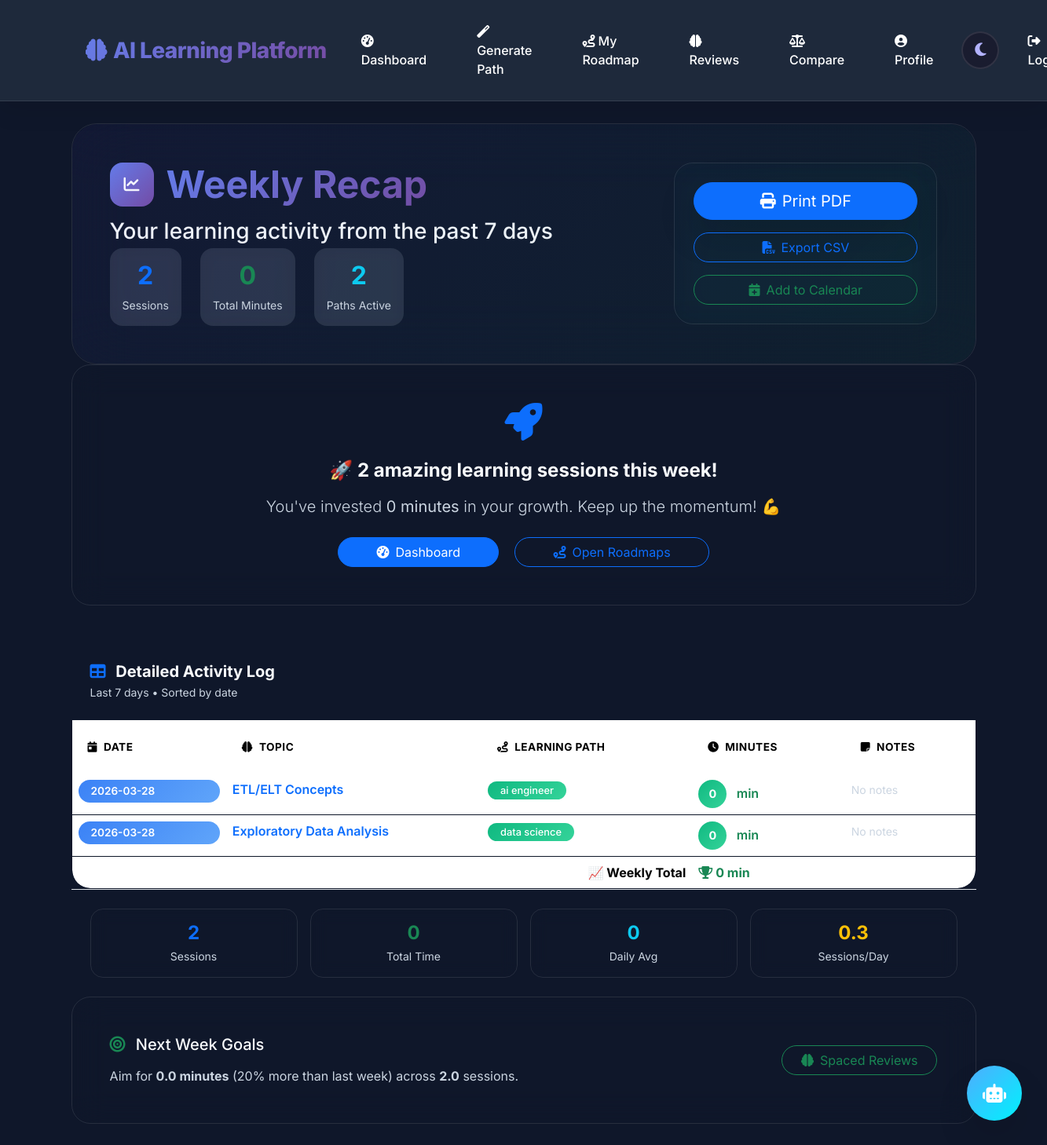
Screenshot of /recap/weekly (signed in) with the database file from the repository.
### tables this page shows
CREATE TABLE progress (
                id INTEGER PRIMARY KEY AUTOINCREMENT,
                user_id INTEGER NOT NULL,
                topic TEXT NOT NULL,
                status TEXT NOT NULL DEFAULT 'completed',
                date_completed DATE NOT NULL, roadmap_id INTEGER, notes TEXT,
                FOREIGN KEY (user_id) REFERENCES users (id)
            );

CREATE TABLE user_roadmap (
                id INTEGER PRIMARY KEY AUTOINCREMENT,
                user_id INTEGER NOT NULL,
                created_at TEXT NOT NULL,
                roadmap_json TEXT NOT NULL,
                domain TEXT, name TEXT, target_role TEXT, archived INTEGER NOT NULL DEFAULT 0, weekly_hours INTEGER, goal_date TEXT,
                FOREIGN KEY (user_id) REFERENCES users (id)
            );

### app.py (the view)
@app.route("/recap/weekly")
@require_login
def recap_weekly():
    user_id = session["user_id"]
    since = (datetime.utcnow().date() - timedelta(days=7)).isoformat()
    with get_db() as conn:
        rows = conn.execute(
            """
            SELECT p.topic, p.date_completed, p.notes, ur.name, p.roadmap_id
            FROM progress p
            LEFT JOIN user_roadmap ur ON ur.id = p.roadmap_id
            WHERE p.user_id = ? AND p.status = 'completed' AND p.date_completed >= ?
            ORDER BY p.date_completed DESC
            """,
            (user_id, since),
        ).fetchall()
    items = []
    total_minutes = 0
    for r in rows:
        m = get_topic_total_minutes(user_id, r["roadmap_id"], r["topic"])
        total_minutes += m
        items.append({"topic": r["topic"], "date": r["date_completed"], "notes": r["notes"] or "", "path_name": r["name"] or ("Path " + str(r["roadmap_id"] or "")), "minutes": m})
    return render_template("weekly_recap.html", items=items, total_minutes=total_minutes)

### app.py (called while the page is built, shortened)
def get_db() -> sqlite3.Connection:
    db = sqlite3.connect(app.config["DATABASE"])
    db.row_factory = sqlite3.Row
    return db

def require_login(f):
    from functools import wraps
    @wraps(f)
    def wrapped(*args, **kwargs):
        if "user_id" not in session:
            return redirect(url_for("login"))
        return f(*args, **kwargs)
    return wrapped

def get_topic_total_minutes(user_id: int, roadmap_id: int, topic: str) -> int:
    with get_db() as conn:
        rows = conn.execute(
            "SELECT start_ts, end_ts FROM topic_sessions WHERE user_id = ? AND (roadmap_id IS NULL OR roadmap_id = ?) AND topic = ?",
            (user_id, roadmap_id or 0, topic),
        ).fetchall()
    total = 0
    return total

### templates/weekly_recap.html (shortened to what this page needs)
{% extends "base.html" %}
{% block content %}
<div class="recap-hero glass-card p-5 mb-6 position-relative overflow-hidden fade-in-up">
  <div class="hero-bg-gradient"></div>
  <div class="row align-items-center">
    <div class="col-lg-8">
      <div class="recap-badge d-inline-flex align-items-center gap-3 mb-3">
        <div class="status-badge bg-gradient-primary">
          <i class="fas fa-chart-line"></i>
        </div>
        <h1 class="recap-title mb-0 display-5 fw-bold" style="background: var(--primary-gradient); -webkit-background-clip: text; background-clip: text; -webkit-text-fill-color: transparent;">
          Weekly Recap
        </h1>
      </div>
      <div class="recap-meta">
        <h3 class="recap-subtitle mb-2 lh-1">
          Your learning activity from the past 7 days
        </h3>
        <div class="recap-stats d-flex flex-wrap gap-4 mb-0">
          <div class="stat-item">
            <div class="stat-number h2 fw-bold text-primary">{{ items|length }}</div>
            <div class="stat-label text-muted small">Sessions</div>
          </div>
          <div class="stat-item">
            <div class="stat-number h2 fw-bold text-success">{{ total_minutes }}</div>
            <div class="stat-label text-muted small">Total Minutes</div>
          </div>
          <div class="stat-item">
            <div class="stat-number h2 fw-bold text-info">{{ items|map(attribute='path_name')|unique|list|length }}</div>
            <div class="stat-label text-muted small">Paths Active</div>
          </div>
        </div>
      </div>
    </div>
    <div class="col-lg-4 text-lg-end">
      <div class="action-buttons glass-card p-4 d-flex flex-column gap-3">
        <button onclick="window.print()" class="btn btn-primary btn-lg rounded-pill shadow-lg print-btn">
          <i class="fas fa-print me-2"></i>Print PDF
        </button>
        <a href="{{ url_for('export_recaps_csv') }}" class="btn btn-outline-primary rounded-pill">
          <i class="fas fa-file-csv me-2"></i>Export CSV
        </a>
        <a href="{{ url_for('export_recaps_ics') }}" class="btn btn-outline-success rounded-pill">
          <i class="fas fa-calendar-plus me-2"></i>Add to Calendar
        </a>
      </div>
    </div>
  </div>
</div>
<div class="motivation-card glass-card p-5 mb-5 text-center">
  <div class="motivation-icon mb-4">
    <i class="fas fa-rocket fa-3x text-primary"></i>
  </div>
  {% if items %}
  <h4 class="mb-3 fw-bold">
    🚀 {{ items|length }} amazing learning sessions this week!
  </h4>
  <p class="lead text-muted mb-4">
    You've invested <strong>{{ total_minutes }} minutes</strong> in your growth.
    Keep up the momentum! 💪
  </p>
  {% endif %}
  <div class="motivation-actions">
    <a href="{{ url_for('dashboard') }}" class="btn btn-primary rounded-pill px-5 me-3">
      <i class="fas fa-tachometer-alt me-2"></i>Dashboard
    </a>
    <a href="{{ url_for('roadmap') }}" class="btn btn-outline-primary rounded-pill px-5">
      <i class="fas fa-route me-2"></i>Open Roadmaps
    </a>
  </div>
</div>
{% if items %}
<div class="recap-table-container glass-card shadow-xl">
  <div class="table-header p-4">
    <h5 class="mb-0 fw-bold">
      <i class="fas fa-table me-2 text-primary"></i>
      Detailed Activity Log
    </h5>
    <p class="small text-muted mb-0 mt-1">Last 7 days • Sorted by date</p>
  </div>
  <div class="table-responsive">
    <table class="table table-hover modern-table mb-0">
      <thead class="table-dark-gradient">
        <tr>
          <th scope="col" class="date-col">
            <i class="fas fa-calendar-day me-2"></i>Date
          </th>
          <th scope="col" class="topic-col">
            <i class="fas fa-brain me-2"></i>Topic
          </th>
          <th scope="col" class="path-col">
            <i class="fas fa-route me-2"></i>Learning Path
          </th>
          <th scope="col" class="time-col">
            <i class="fas fa-clock me-2"></i>Minutes
          </th>
          <th scope="col" class="notes-col">
            <i class="fas fa-sticky-note me-2"></i>Notes
          </th>
        </tr>
      </thead>
      <tbody>
        {% for r in items %}
        <tr class="recap-row hover-scale">
          <td class="date-cell fw-semibold">
            <div class="date-badge rounded-pill px-3 py-1">{{ r.date }}</div>
          </td>
          <td class="topic-cell fw-semibold text-primary">{{ r.topic }}</td>
          <td class="path-cell">
            <span class="path-tag rounded-pill px-3 py-1">{{ r.path_name }}</span>
          </td>
          <td class="time-cell">
            <div class="time-circle d-inline-flex align-items-center justify-content-center me-2">
              {{ r.minutes }}
            </div>
            <span class="fw-semibold text-success">min</span>
          </td>
          <td class="notes-cell">
            {% if r.notes %}
            <span class="notes-badge badge bg-light text-dark px-3 py-2 rounded-pill">
              {{ r.notes[:50] }}{% if r.notes|length > 50 %}...{% endif %}
            </span>
            {% else %}
            <span class="text-muted small">No notes</span>
            {% endif %}
          </td>
        </tr>
        {% endfor %}
      </tbody>
      <tfoot class="table-footer">
        <tr class="fw-bold">
          <th colspan="3" class="text-end">📈 Weekly Total</th>
          <td class="text-success">
            <i class="fas fa-trophy me-1"></i>{{ total_minutes }} min
          </td>
          <td></td>
        </tr>
      </tfoot>
    </table>
  </div>
  <div class="table-footer-section p-4 border-top" style="border-top: 1px solid var(--glass-border);">
    <div class="row g-3">
      <div class="col-md-3">
        <div class="summary-card text-center p-3">
          <div class="h4 fw-bold text-primary mb-1">{{ items|length }}</div>
          <div class="small text-muted">Sessions</div>
        </div>
      </div>
      <div class="col-md-3">
        <div class="summary-card text-center p-3">
          <div class="h4 fw-bold text-success mb-1">{{ total_minutes }}</div>
          <div class="small text-muted">Total Time</div>
        </div>
      </div>
      <div class="col-md-3">
        <div class="summary-card text-center p-3">
          <div class="h4 fw-bold text-info mb-1">
            {{ (total_minutes / 7)|round(0) if total_minutes else 0 }}
          </div>
          <div class="small text-muted">Daily Avg</div>
        </div>
      </div>
      <div class="col-md-3">
        <div class="summary-card text-center p-3">
          <div class="h4 fw-bold text-warning mb-1">
            {{ (items|length / 7)|round(1) if items|length else 0 }}
          </div>
          <div class="small text-muted">Sessions/Day</div>
        </div>
      </div>
    </div>
  </div>
</div>
{% endif %}
<div class="goals-preview glass-card p-5 mt-6">
  <div class="row align-items-center">
    <div class="col-md-8">
      <h5 class="mb-3">
        <i class="fas fa-bullseye text-success me-2"></i>
        Next Week Goals
      </h5>
      <p class="mb-0 text-muted">
        {% if items %}
        Aim for <strong>{{ (total_minutes * 1.2)|round }} minutes</strong>
        (20% more than last week) across <strong>{{ (items|length * 1.1)|round }}</strong> sessions.
        {% else %}
        Start with <strong>3 sessions</strong> and <strong>120 minutes</strong> this week!
        {% endif %}
      </p>
    </div>
    <div class="col-md-4 text-md-end">
      <a href="{{ url_for('reviews') }}" class="btn btn-outline-success rounded-pill px-4">
        <i class="fas fa-brain me-2"></i>Spaced Reviews
      </a>
    </div>
  </div>
</div>
{% endblock %}

### static/style.css (style rules this page uses)
:root { --app-primary: #4F46E5; --app-primary-hover: #4338CA; --app-secondary: #6366F1; --app-bg: #0F172A; --app-bg-elevated: #1E293B; --app-bg-input: #334155; --app-text: #F8FAFC; --app-text-muted: #CBD5E1; --app-border: #334155; --app-success: #10B981; --app-success-soft: rgba(16, 185, 129, 0.15); --app-danger: #EF4444; --app-shadow: 0 4px 6px -1px rgba(0, 0, 0, 0.2), 0 2px 4px -2px rgba(0, 0, 0, 0.15); --app-shadow-hover: 0 10px 15px -3px rgba(0, 0, 0, 0.25), 0 4px 6px -4px rgba(0, 0, 0, 0.2); --app-radius: 12px; --app-radius-sm: 8px; --app-transition: 0.2s ease; }
* { box-sizing: border-box; }
body, .app-body { font-family: 'Inter', -apple-system, BlinkMacSystemFont, sans-serif; min-height: 100vh; background: var(--app-bg); color: var(--app-text); -webkit-font-smoothing: antialiased; }
.text-muted { color: var(--app-text-muted) !important; }
.small, small { color: var(--app-text-muted); }

### templates/base.html (style rules this page uses)
:root { --primary-gradient: linear-gradient(135deg, #667eea 0%, #764ba2 100%); --secondary-gradient: linear-gradient(135deg, #f093fb 0%, #f5576c 100%); --success-gradient: linear-gradient(135deg, #4facfe 0%, #00f2fe 100%); --glass-bg: rgba(255, 255, 255, 0.1); --glass-border: rgba(255, 255, 255, 0.2); --shadow-lg: 0 25px 45px rgba(0,0,0,0.1); --shadow-sm: 0 10px 30px rgba(0,0,0,0.1); }
[data-theme="dark"] { --glass-bg: rgba(26, 26, 46, 0.8); --glass-border: rgba(255, 255, 255, 0.1); --bg-primary: #0a0a23; --text-primary: #ffffff; --text-secondary: #b3b3ff; }
* { box-sizing: border-box; }
body { font-family: 'Inter', sans-serif; background: linear-gradient(135deg, var(--bg-primary), #e2e8f0); color: var(--text-primary); margin: 0; overflow-x: hidden; transition: all 0.4s cubic-bezier(0.4, 0, 0.2, 1); }

### templates/weekly_recap.html (style rules this page uses)
.recap-hero { border-radius: 32px; backdrop-filter: blur(40px); border: 1px solid var(--glass-border); position: relative; overflow: hidden; }
.hero-bg-gradient { position: absolute; top: 0; left: 0; right: 0; bottom: 0; background: linear-gradient(135deg, rgba(79,70,229,0.06), rgba(16,185,129,0.06)); border-radius: 32px; }
.status-badge { width: 56px; height: 56px; border-radius: 16px; background: var(--primary-gradient); color: white; display: flex; align-items: center; justify-content: center; font-size: 1.25rem; }
.recap-stats .stat-item { display: flex; flex-direction: column; align-items: center; padding: 1rem; background: rgba(255,255,255,0.1); border-radius: 16px; backdrop-filter: blur(10px); }
.action-buttons { backdrop-filter: blur(20px); border-radius: 24px; border: 1px solid var(--glass-border); }
.modern-table { border-radius: 0 0 24px 24px; overflow: hidden; border: 1px solid var(--glass-border); }
.table-dark-gradient { background: linear-gradient(135deg, var(--primary-gradient)); color: white; }
.table-dark-gradient th { border: none; padding: 1.5rem 1.25rem; font-weight: 700; letter-spacing: 0.5px; text-transform: uppercase; font-size: 0.85rem; }
.recap-row { transition: all 0.3s cubic-bezier(0.4, 0, 0.2, 1); border-bottom: 1px solid rgba(0,0,0,0.05); }
.date-badge { background: linear-gradient(135deg, #3b82f6, #60a5fa); color: white; font-weight: 600; font-size: 0.85rem; }
.path-tag { background: linear-gradient(135deg, #10b981, #34d399); color: white; font-size: 0.8rem; font-weight: 500; }
.time-circle { width: 36px; height: 36px; background: linear-gradient(135deg, #10b981, #34d399); color: white; border-radius: 50%; font-weight: 700; font-size: 0.9rem; }
.table-footer { background: linear-gradient(135deg, rgba(255,255,255,0.8), rgba(255,255,255,0.6)); backdrop-filter: blur(20px); }
.summary-card { backdrop-filter: blur(10px); border: 1px solid var(--glass-border); border-radius: 16px; transition: all 0.3s ease; }
.fade-in-up { animation: fade-in-up 0.8s ease-out forwards; }
.motivation-card { border-radius: 24px; backdrop-filter: blur(20px); border: 1px solid var(--glass-border); }
.goals-preview { border-radius: 24px; backdrop-filter: blur(20px); border: 1px solid var(--glass-border); }

### rows the page displays
progress: date "2026-03-28", topic "ETL/ELT Concepts", path_name "ai engineer", minutes "0", notes "No notes"
progress: date "2026-03-28", topic "Exploratory Data Analysis", path_name "data science", minutes "0", notes "No notes"

### other values shown
{{ items|length }} "2"
{{ total_minutes }} "0"
{{ items|map(attribute='path_name')|unique|list|length }} "2"
{{ (total_minutes / 7)|round(0) if total_minutes else 0 }} "0"
{{ (items|length / 7)|round(1) if items|length else 0 }} "0.3"
{{ (total_minutes * 1.2)|round }} "0.0"
{{ (items|length * 1.1)|round }} "2.0"
